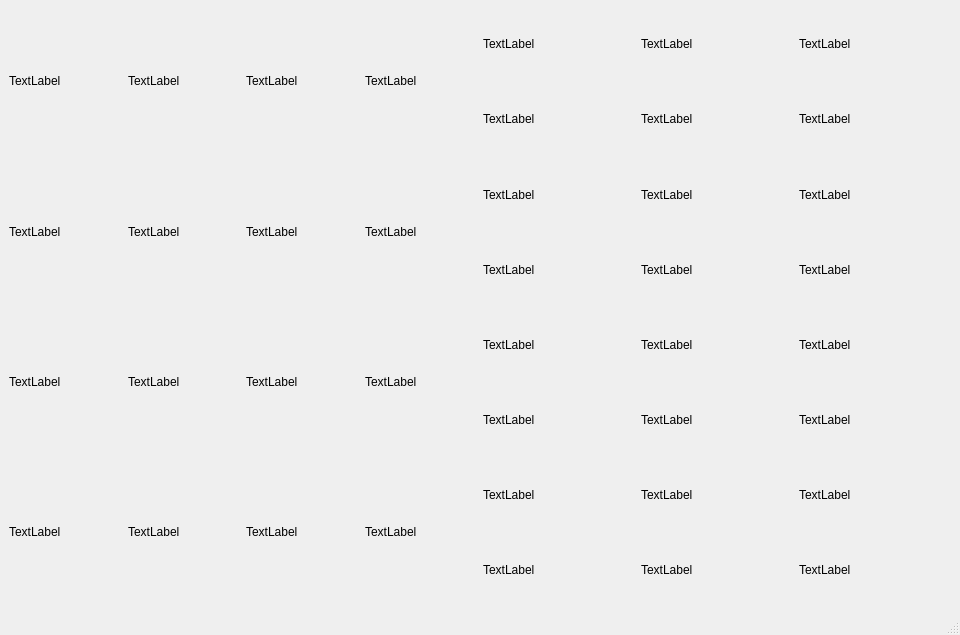
<?xml version="1.0" encoding="UTF-8"?>
<ui version="4.0">
 <class>MainWindow</class>
 <widget class="QMainWindow" name="MainWindow">
  <property name="geometry">
   <rect>
    <x>0</x>
    <y>0</y>
    <width>960</width>
    <height>635</height>
   </rect>
  </property>
  <property name="windowTitle">
   <string>MainWindow</string>
  </property>
  <widget class="QWidget" name="centralwidget">
   <layout class="QGridLayout" name="gridLayout_7">
    <item row="0" column="0">
     <layout class="QHBoxLayout" name="horizontalLayout_3">
      <item>
       <layout class="QGridLayout" name="gridLayout_5">
        <item row="3" column="0">
         <widget class="QLabel" name="label_11">
          <property name="text">
           <string>TextLabel</string>
          </property>
         </widget>
        </item>
        <item row="1" column="0">
         <widget class="QLabel" name="label_2">
          <property name="text">
           <string>TextLabel</string>
          </property>
         </widget>
        </item>
        <item row="2" column="0">
         <widget class="QLabel" name="label_8">
          <property name="text">
           <string>TextLabel</string>
          </property>
         </widget>
        </item>
        <item row="3" column="1">
         <widget class="QLabel" name="label_10">
          <property name="text">
           <string>TextLabel</string>
          </property>
         </widget>
        </item>
        <item row="1" column="1">
         <widget class="QLabel" name="label_3">
          <property name="text">
           <string>TextLabel</string>
          </property>
         </widget>
        </item>
        <item row="0" column="2">
         <widget class="QLabel" name="label_6">
          <property name="text">
           <string>TextLabel</string>
          </property>
         </widget>
        </item>
        <item row="0" column="0">
         <widget class="QLabel" name="label">
          <property name="text">
           <string>TextLabel</string>
          </property>
         </widget>
        </item>
        <item row="1" column="2">
         <widget class="QLabel" name="label_5">
          <property name="text">
           <string>TextLabel</string>
          </property>
         </widget>
        </item>
        <item row="2" column="2">
         <widget class="QLabel" name="label_9">
          <property name="text">
           <string>TextLabel</string>
          </property>
         </widget>
        </item>
        <item row="0" column="1">
         <widget class="QLabel" name="label_4">
          <property name="text">
           <string>TextLabel</string>
          </property>
         </widget>
        </item>
        <item row="2" column="1">
         <widget class="QLabel" name="label_7">
          <property name="text">
           <string>TextLabel</string>
          </property>
         </widget>
        </item>
        <item row="3" column="2">
         <widget class="QLabel" name="label_12">
          <property name="text">
           <string>TextLabel</string>
          </property>
         </widget>
        </item>
        <item row="2" column="3">
         <widget class="QLabel" name="label_13">
          <property name="text">
           <string>TextLabel</string>
          </property>
         </widget>
        </item>
        <item row="3" column="3">
         <widget class="QLabel" name="label_14">
          <property name="text">
           <string>TextLabel</string>
          </property>
         </widget>
        </item>
        <item row="1" column="3">
         <widget class="QLabel" name="label_15">
          <property name="text">
           <string>TextLabel</string>
          </property>
         </widget>
        </item>
        <item row="0" column="3">
         <widget class="QLabel" name="label_16">
          <property name="text">
           <string>TextLabel</string>
          </property>
         </widget>
        </item>
       </layout>
      </item>
      <item>
       <layout class="QVBoxLayout" name="verticalLayout_7">
        <item>
         <layout class="QGridLayout" name="gridLayout_8">
          <item row="3" column="2">
           <widget class="QLabel" name="label_25">
            <property name="text">
             <string>TextLabel</string>
            </property>
           </widget>
          </item>
          <item row="0" column="1">
           <widget class="QLabel" name="label_19">
            <property name="text">
             <string>TextLabel</string>
            </property>
           </widget>
          </item>
          <item row="0" column="2">
           <widget class="QLabel" name="label_21">
            <property name="text">
             <string>TextLabel</string>
            </property>
           </widget>
          </item>
          <item row="2" column="2">
           <widget class="QLabel" name="label_22">
            <property name="text">
             <string>TextLabel</string>
            </property>
           </widget>
          </item>
          <item row="3" column="1">
           <widget class="QLabel" name="label_23">
            <property name="text">
             <string>TextLabel</string>
            </property>
           </widget>
          </item>
          <item row="4" column="2">
           <widget class="QLabel" name="label_28">
            <property name="text">
             <string>TextLabel</string>
            </property>
           </widget>
          </item>
          <item row="4" column="1">
           <widget class="QLabel" name="label_26">
            <property name="text">
             <string>TextLabel</string>
            </property>
           </widget>
          </item>
          <item row="2" column="0">
           <widget class="QLabel" name="label_18">
            <property name="text">
             <string>TextLabel</string>
            </property>
           </widget>
          </item>
          <item row="2" column="1">
           <widget class="QLabel" name="label_20">
            <property name="text">
             <string>TextLabel</string>
            </property>
           </widget>
          </item>
          <item row="3" column="0">
           <widget class="QLabel" name="label_24">
            <property name="text">
             <string>TextLabel</string>
            </property>
           </widget>
          </item>
          <item row="4" column="0">
           <widget class="QLabel" name="label_27">
            <property name="text">
             <string>TextLabel</string>
            </property>
           </widget>
          </item>
          <item row="0" column="0">
           <widget class="QLabel" name="label_17">
            <property name="text">
             <string>TextLabel</string>
            </property>
           </widget>
          </item>
         </layout>
        </item>
        <item>
         <layout class="QGridLayout" name="gridLayout_6">
          <item row="2" column="0">
           <widget class="QLabel" name="label_34">
            <property name="text">
             <string>TextLabel</string>
            </property>
           </widget>
          </item>
          <item row="3" column="1">
           <widget class="QLabel" name="label_36">
            <property name="text">
             <string>TextLabel</string>
            </property>
           </widget>
          </item>
          <item row="3" column="0">
           <widget class="QLabel" name="label_35">
            <property name="text">
             <string>TextLabel</string>
            </property>
           </widget>
          </item>
          <item row="2" column="1">
           <widget class="QLabel" name="label_33">
            <property name="text">
             <string>TextLabel</string>
            </property>
           </widget>
          </item>
          <item row="0" column="0">
           <widget class="QLabel" name="label_30">
            <property name="text">
             <string>TextLabel</string>
            </property>
           </widget>
          </item>
          <item row="1" column="0">
           <widget class="QLabel" name="label_29">
            <property name="text">
             <string>TextLabel</string>
            </property>
           </widget>
          </item>
          <item row="1" column="1">
           <widget class="QLabel" name="label_31">
            <property name="text">
             <string>TextLabel</string>
            </property>
           </widget>
          </item>
          <item row="0" column="1">
           <widget class="QLabel" name="label_32">
            <property name="text">
             <string>TextLabel</string>
            </property>
           </widget>
          </item>
          <item row="2" column="2">
           <widget class="QLabel" name="label_37">
            <property name="text">
             <string>TextLabel</string>
            </property>
           </widget>
          </item>
          <item row="1" column="2">
           <widget class="QLabel" name="label_38">
            <property name="text">
             <string>TextLabel</string>
            </property>
           </widget>
          </item>
          <item row="0" column="2">
           <widget class="QLabel" name="label_39">
            <property name="text">
             <string>TextLabel</string>
            </property>
           </widget>
          </item>
          <item row="3" column="2">
           <widget class="QLabel" name="label_40">
            <property name="text">
             <string>TextLabel</string>
            </property>
           </widget>
          </item>
         </layout>
        </item>
       </layout>
      </item>
     </layout>
    </item>
   </layout>
  </widget>
  <widget class="QMenuBar" name="menubar">
   <property name="geometry">
    <rect>
     <x>0</x>
     <y>0</y>
     <width>960</width>
     <height>25</height>
    </rect>
   </property>
  </widget>
  <widget class="QStatusBar" name="statusbar"/>
 </widget>
 <resources/>
 <connections/>
</ui>
